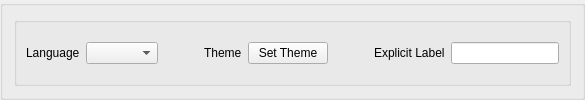
                <widget class="QGroupBox" name="gb0_4">
                 <property name="title">
                  <string/>
                 </property>
                 <property name="flat">
                  <bool>true</bool>
                 </property>
                 <layout class="QHBoxLayout" name="horizontalLayout_74">
                  <item>
                   <widget class="QGroupBox" name="group_playlist_cfg_m3u_24">
                    <property name="title">
                     <string/>
                    </property>
                    <layout class="QHBoxLayout" name="horizontalLayout_114">
                     <item>
                      <widget class="QLabel" name="lb_download_chunk_size_6">
                       <property name="text">
                        <string>Language</string>
                       </property>
                      </widget>
                     </item>
                     <item>
                      <widget class="QComboBox" name="language">
                       <property name="focusPolicy">
                        <enum>Qt::WheelFocus</enum>
                       </property>
                       <property name="frame">
                        <bool>true</bool>
                       </property>
                      </widget>
                     </item>
                     <item>
                      <spacer name="horizontalSpacer_24">
                       <property name="orientation">
                        <enum>Qt::Horizontal</enum>
                       </property>
                       <property name="sizeHint" stdset="0">
                        <size>
                         <width>40</width>
                         <height>20</height>
                        </size>
                       </property>
                      </spacer>
                     </item>
                     <item>
                      <widget class="QLabel" name="lb_download_chunk_size_7">
                       <property name="text">
                        <string>Theme</string>
                       </property>
                      </widget>
                     </item>
                     <item>
                      <widget class="QPushButton" name="toggle_theme_button">
                       <property name="text">
                        <string>Set Theme</string>
                       </property>
                      </widget>
                     </item>
                     <item>
                      <spacer name="horizontalSpacer_39">
                       <property name="orientation">
                        <enum>Qt::Horizontal</enum>
                       </property>
                       <property name="sizeHint" stdset="0">
                        <size>
                         <width>40</width>
                         <height>20</height>
                        </size>
                       </property>
                      </spacer>
                     </item>
                     <item>
                      <widget class="QLabel" name="lb_explicit_label">
                       <property name="text">
                        <string>Explicit Label</string>
                       </property>
                      </widget>
                     </item>
                     <item>
                      <widget class="QLineEdit" name="explicit_label"/>
                     </item>
                    </layout>
                   </widget>
                  </item>
                 </layout>
                </widget>
